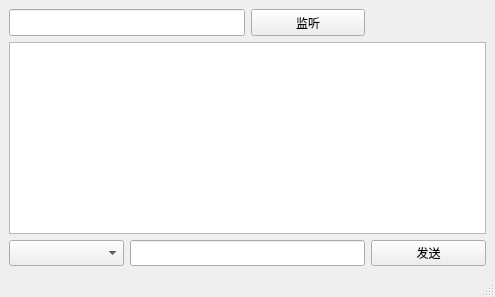
<?xml version="1.0" encoding="UTF-8"?>
<ui version="4.0">
 <class>MainWindow</class>
 <widget class="QMainWindow" name="MainWindow">
  <property name="geometry">
   <rect>
    <x>0</x>
    <y>0</y>
    <width>495</width>
    <height>297</height>
   </rect>
  </property>
  <property name="windowTitle">
   <string>MainWindow</string>
  </property>
  <widget class="QWidget" name="centralwidget">
   <property name="sizePolicy">
    <sizepolicy hsizetype="Expanding" vsizetype="Expanding">
     <horstretch>0</horstretch>
     <verstretch>0</verstretch>
    </sizepolicy>
   </property>
   <layout class="QGridLayout" name="gridLayout_2">
    <item row="0" column="0">
     <layout class="QGridLayout" name="gridLayout">
      <property name="sizeConstraint">
       <enum>QLayout::SetMaximumSize</enum>
      </property>
      <item row="0" column="0" colspan="2">
       <widget class="QLineEdit" name="lineEdit_PORT">
        <property name="sizePolicy">
         <sizepolicy hsizetype="Preferred" vsizetype="Expanding">
          <horstretch>0</horstretch>
          <verstretch>0</verstretch>
         </sizepolicy>
        </property>
       </widget>
      </item>
      <item row="1" column="0" colspan="4">
       <widget class="QTextEdit" name="textEdit_display">
        <property name="sizePolicy">
         <sizepolicy hsizetype="Preferred" vsizetype="Expanding">
          <horstretch>0</horstretch>
          <verstretch>0</verstretch>
         </sizepolicy>
        </property>
       </widget>
      </item>
      <item row="2" column="0">
       <widget class="QComboBox" name="comboBox_client">
        <property name="sizePolicy">
         <sizepolicy hsizetype="Preferred" vsizetype="Expanding">
          <horstretch>0</horstretch>
          <verstretch>0</verstretch>
         </sizepolicy>
        </property>
       </widget>
      </item>
      <item row="2" column="1" colspan="2">
       <widget class="QLineEdit" name="lineEdit_message">
        <property name="sizePolicy">
         <sizepolicy hsizetype="Preferred" vsizetype="Expanding">
          <horstretch>0</horstretch>
          <verstretch>0</verstretch>
         </sizepolicy>
        </property>
       </widget>
      </item>
      <item row="2" column="3">
       <widget class="QPushButton" name="pBt_send">
        <property name="sizePolicy">
         <sizepolicy hsizetype="Preferred" vsizetype="Expanding">
          <horstretch>0</horstretch>
          <verstretch>0</verstretch>
         </sizepolicy>
        </property>
        <property name="text">
         <string>发送</string>
        </property>
        <property name="iconSize">
         <size>
          <width>12</width>
          <height>12</height>
         </size>
        </property>
       </widget>
      </item>
      <item row="0" column="2">
       <widget class="QPushButton" name="pBt_listen">
        <property name="sizePolicy">
         <sizepolicy hsizetype="Preferred" vsizetype="Expanding">
          <horstretch>0</horstretch>
          <verstretch>0</verstretch>
         </sizepolicy>
        </property>
        <property name="text">
         <string>监听</string>
        </property>
       </widget>
      </item>
     </layout>
    </item>
   </layout>
  </widget>
  <widget class="QMenuBar" name="menubar">
   <property name="geometry">
    <rect>
     <x>0</x>
     <y>0</y>
     <width>495</width>
     <height>17</height>
    </rect>
   </property>
  </widget>
  <widget class="QStatusBar" name="statusbar"/>
 </widget>
 <resources/>
 <connections/>
</ui>
